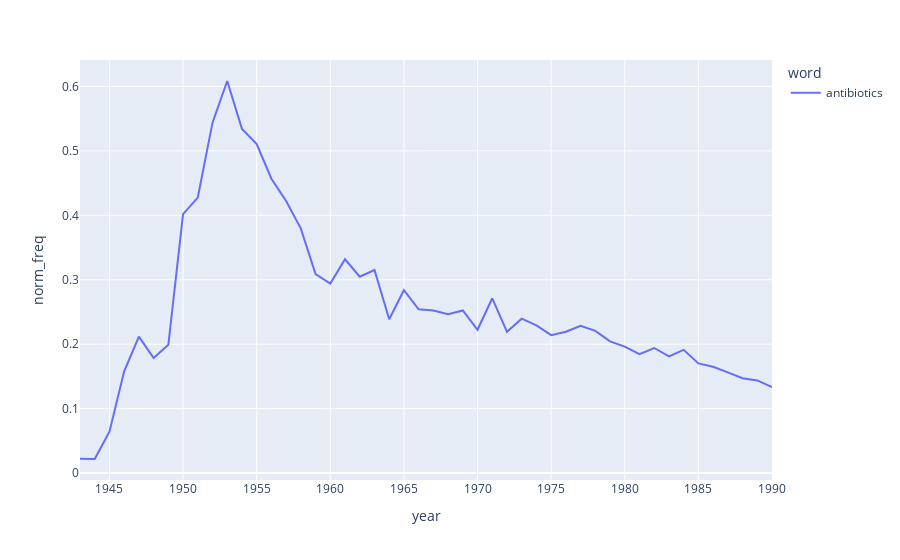

Write notebook code for a chart like this one.
### Code cell
data_freqs = get_word_freqs(data_historical,"title_cleaned") #frekvencia vsetkych slov 
word_trend(data_freqs, ['antibiotics']) #frekvencia pre slovo antibiotics

### Figure 1 — Plotly figure (JSON) as saved in the notebook; plotly's stock layout.template omitted (floating-point values rounded to 4 significant figures)
{"data": [{"hovertemplate": "word=antibiotics<br>year=%{x}<br>norm_freq=%{y}<extra></extra>", "legendgroup": "antibiotics", "line": {"color": "#636efa", "dash": "solid"}, "marker": {"symbol": "circle"}, "mode": "lines", "name": "antibiotics", "orientation": "v", "showlegend": true, "type": "scatter", "x": [1943, 1944, 1945, 1946, 1947, 1948, 1949, 1950, 1951, 1952, 1953, 1954, 1955, 1956, 1957, 1958, 1959, 1960, 1961, 1962, 1963, 1964, 1965, 1966, 1967, 1968, 1969, 1970, 1971, 1972, 1973, 1974, 1975, 1976, 1977, 1978, 1979, 1980, 1981, 1982, 1983, 1984, 1985, 1986, 1987, 1988, 1989, 1990], "xaxis": "x", "y": [0.02209, 0.02186, 0.0643, 0.158, 0.2118, 0.1785, 0.1991, 0.4019, 0.4275, 0.5438, 0.6084, 0.5341, 0.5104, 0.4568, 0.4222, 0.3794, 0.3088, 0.2941, 0.3318, 0.3047, 0.3152, 0.2386, 0.2838, 0.2542, 0.2522, 0.2466, 0.2524, 0.2224, 0.2713, 0.2193, 0.2396, 0.2292, 0.2141, 0.2194, 0.2286, 0.2207, 0.2044, 0.1963, 0.1847, 0.1941, 0.1812, 0.1912, 0.1702, 0.1649, 0.1563, 0.1471, 0.1437, 0.1334], "yaxis": "y"}], "layout": {"legend": {"title": {"text": "word"}, "tracegroupgap": 0}, "margin": {"t": 60}, "xaxis": {"anchor": "y", "domain": [0, 1], "title": {"text": "year"}}, "yaxis": {"anchor": "x", "domain": [0, 1], "title": {"text": "norm_freq"}}}}
